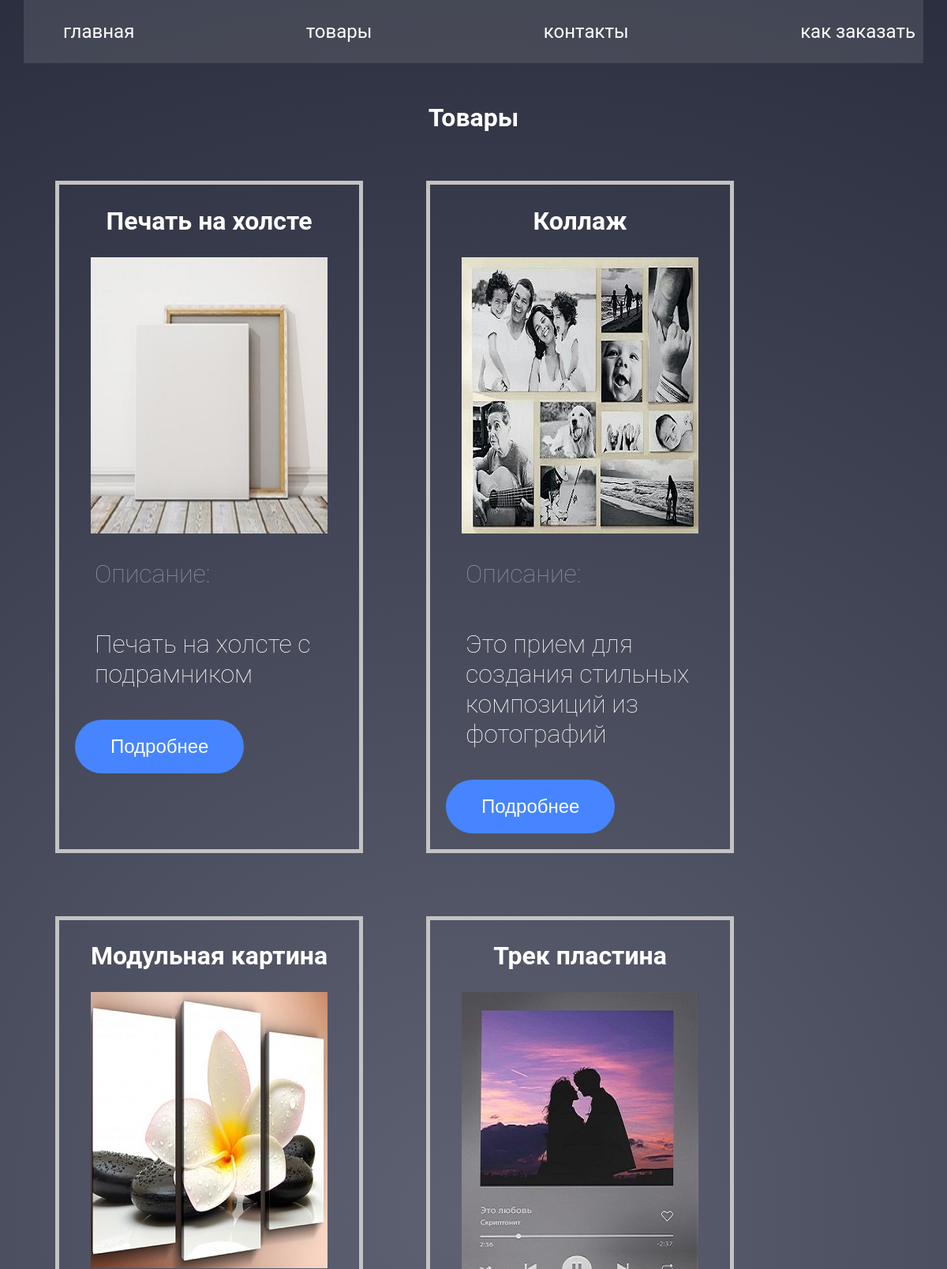
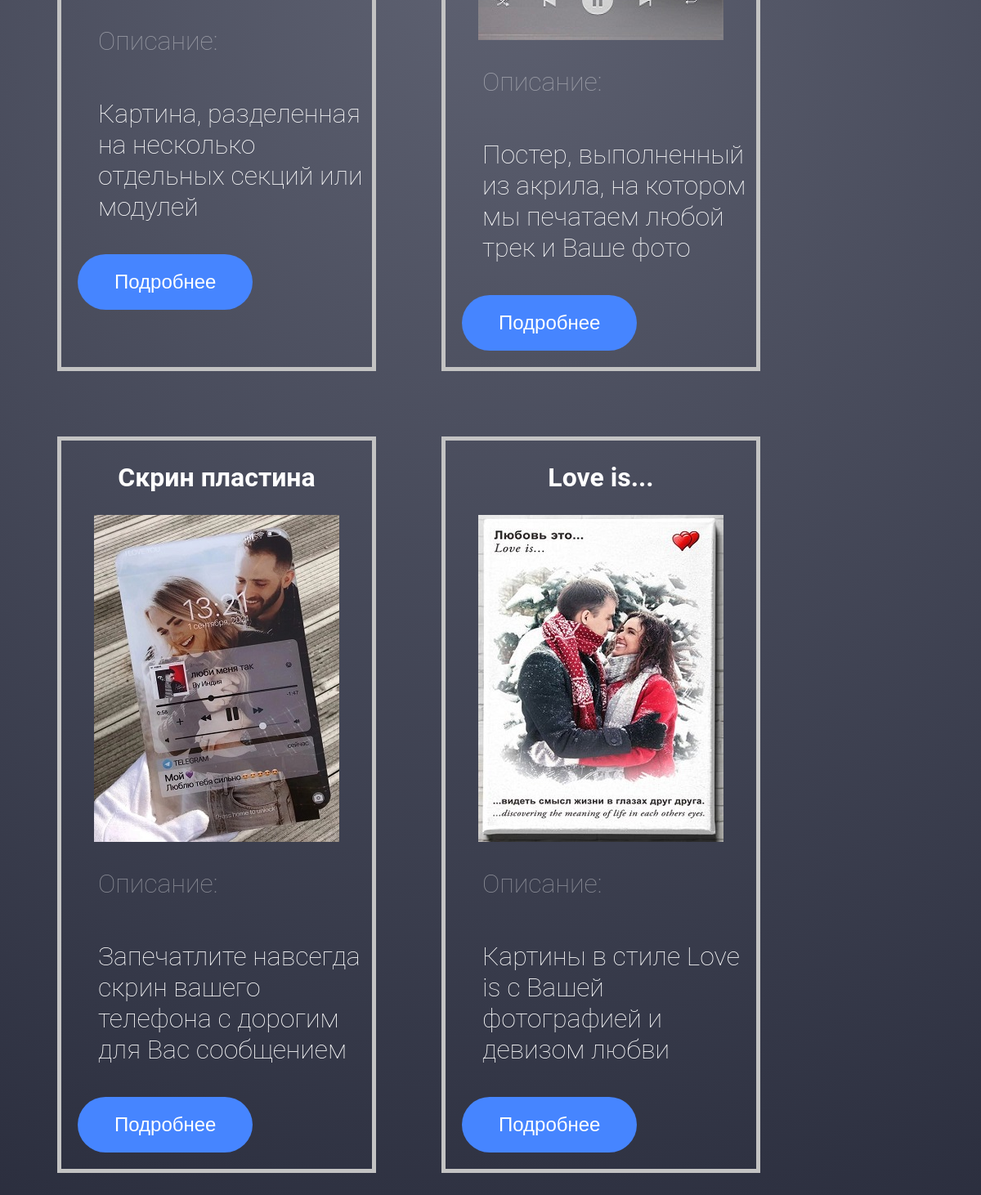
Screenshot of /goods with the database file from the repository (2 pictures, top to bottom).
### goods/models.py (models this page shows, shortened)
class Cards(models.Model):
    slug = models.SlugField(max_length=255, unique=True, blank=True, null=True)
    card_name = models.CharField(max_length=50)
    card_photo = models.ImageField(upload_to='cards/images/', default='default.jpg')
    description = models.TextField(blank=True, null=True)
    time_created = models.DateTimeField(auto_now_add=True, null=True)
    is_published = models.BooleanField(default=True)
    class Meta:
        verbose_name = 'Товар'
        verbose_name_plural = 'Товары'

### goods/views.py (the view)
# urls.py: path('goods', views.goods, name='goods'),
def goods(request):
    cards = Cards.objects.all()
    return render(request, 'goods/goods.html', {'cards': cards})

### goods/templates/goods/goods.html
{% extends 'goods/base.html' %}
{% block content %}
<h1>Товары</h1>
<div class="goods_page">
    <div class="cards">
        {% for card in cards %}
            <div class="card_item">
                <h2 class="card_name">{{ card.card_name }}</h2>
                <div class="image_g">
                        <img src="{{ card.card_photo.url }}" alt="">
                </div>
                <p>Описание:</p><br>
                <div class="description_item">{{ card.description }}</div><br>
                <button class="btn_g"><a href="{% url 'product' card.id %}">Подробнее</a></button>
            </div>
        {% endfor %}
    </div>
</div>
{% endblock %}

### goods/static/css/style.css (style rules this page uses)
body { font-family: 'Roboto', sans-serif; margin: 0; padding: 0; background: radial-gradient(circle closest-corner, rgba(255, 255, 255, 0.2) 0%, rgba(0, 0, 0, 0.2) 100%), #363A4E; }
h1 { color: #FFF; text-align: center; }
h2, h3, a, p { color: #FFF; }
.header_menu li, a { text-decoration: none; color: #fff; font-size: 24px; }
button { background: #4685FF; border: none; border-radius: 45px; padding: 20px 45px; cursor: pointer; }
button::before { content: ''; position: absolute; box-shadow: 0 1px 3px rgba(0, 0, 0, 0.2); }
.cards { display: flex; flex-wrap: wrap; align-items: stretch; }
.cards p { font-weight: 100; font-size: 32px; color: #fff; padding-left: 45px; opacity: .4; }
.card_item { margin: 40px; width: 380px; border: 5px solid #c3c3c3; }
.card_name { text-align: center; font-weight: 600; font-size: 32px; color: #fff; }
.image_g { display: flex; justify-content: center; }
.description_item { font-weight: 100; font-size: 32px; color: #fff; padding-left: 45px; }
.btn_g { margin: 20px; }

### rows the page displays
Cards: card_name "Печать на холсте", card_photo (picture), description "Печать на холсте с подрамником"
Cards: card_name "Коллаж", card_photo (picture), description "Это прием для создания стильных композиций из фотографий"
Cards: card_name "Модульная картина", card_photo (picture), description "Картина, разделенная на несколько отдельных секций или модулей"
Cards: card_name "Трек пластина", card_photo (picture), description "Постер, выполненный из акрила, на котором мы печатаем любой трек и Ваше фото"
Cards: card_name "Скрин пластина", card_photo (picture), description "Запечатлите навсегда скрин вашего телефона с дорогим для Вас сообщением"
Cards: card_name "Love is...", card_photo (picture), description "Картины в стиле Love is с Вашей фотографией и девизом любви"
